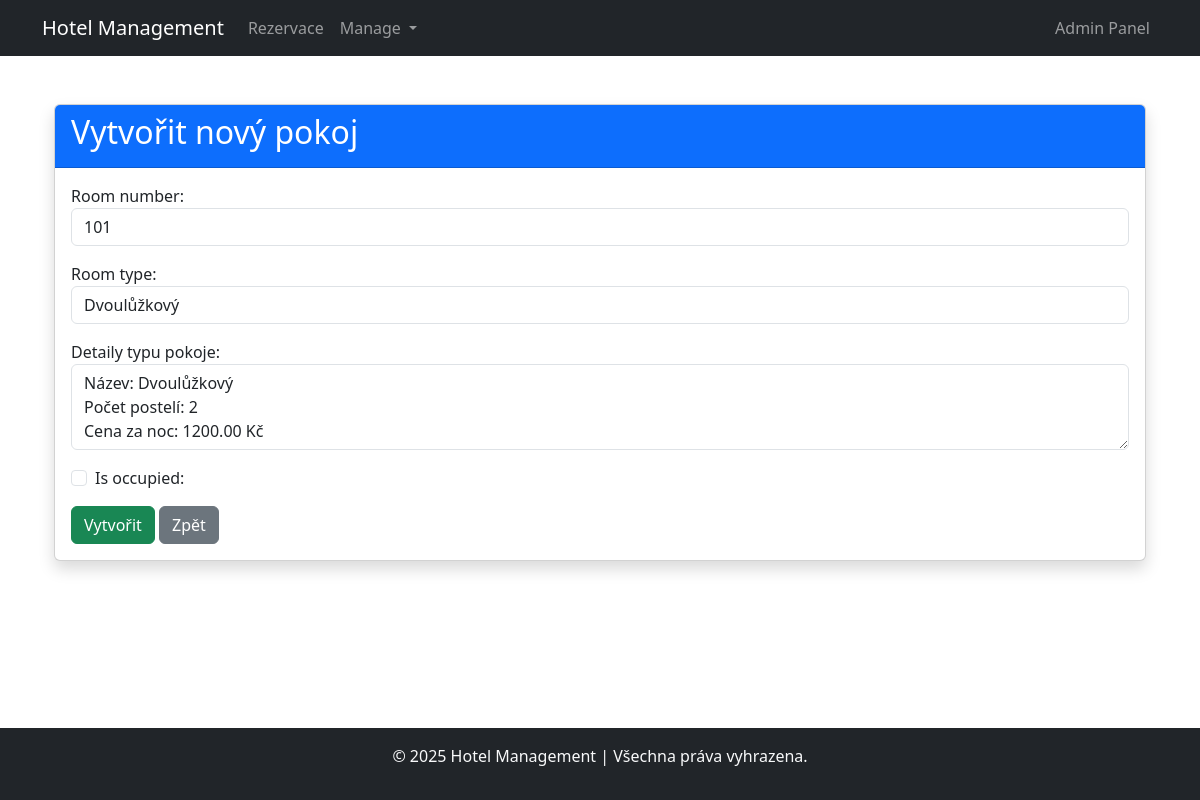
Page /room/1/update/ on the earlier database version.
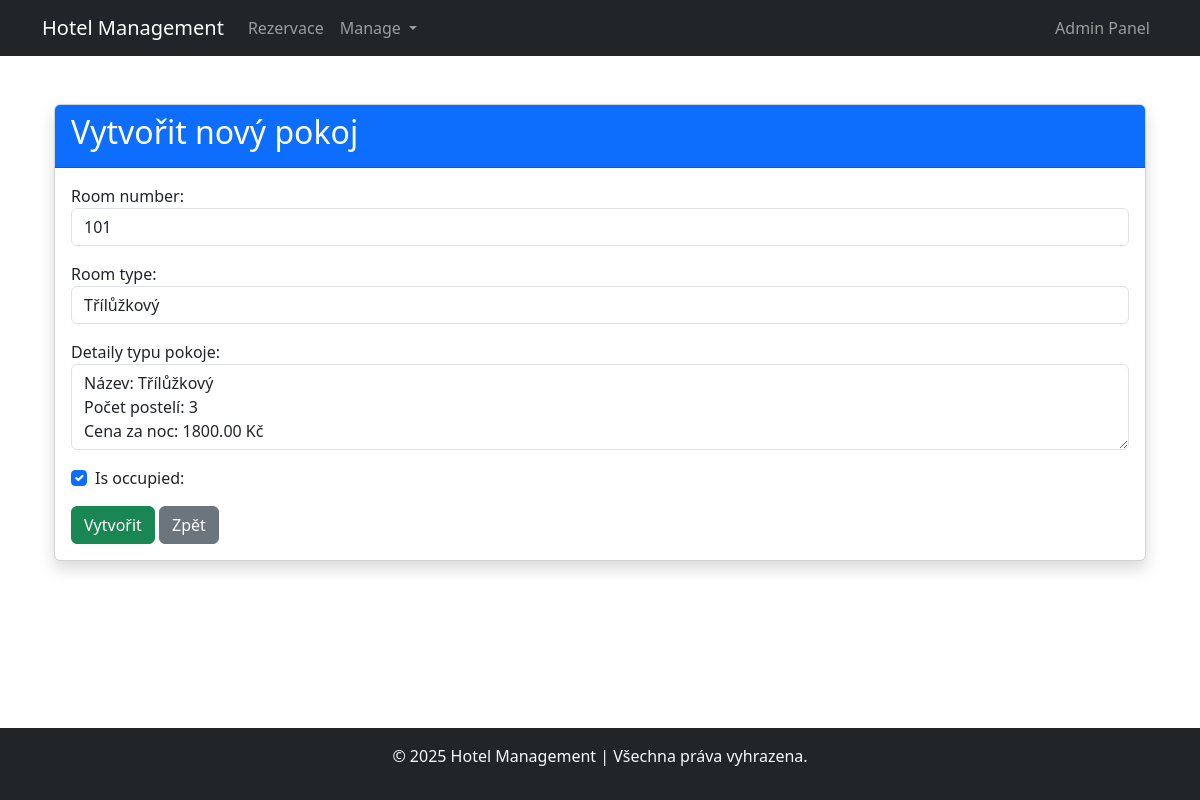
Same page on the later database version.
### blog/models.py (models this page shows, shortened)
class RoomType(models.Model):
    room_type_id = models.AutoField(primary_key=True)
    name = models.CharField(max_length=50)
    bed_count = models.IntegerField()
    price_per_night = models.DecimalField(max_digits=10, decimal_places=2)
    def __str__(self):
        return self.name

class Room(models.Model):
    room_id = models.AutoField(primary_key=True)
    room_type = models.ForeignKey(RoomType, on_delete=models.CASCADE, null=False, blank=False)
    room_number = models.CharField(max_length=10)
    is_occupied = models.BooleanField()

### blog/views.py (the view)
# urls.py: path('room/<int:room_id>/update/', views.room_update, name='room_update'),
def room_update(request, room_id):
    room = get_object_or_404(Room, pk=room_id)
    if request.method == "POST":
        form = RoomForm(request.POST, instance=room)
        if form.is_valid():
            form.save()
            return redirect('room_management')
    else:
        form = RoomForm(instance=room)
    return render(request, 'forms/room_form.html', {'form': form})

### blog/forms.py
class RoomForm(forms.ModelForm):
    class Meta:
        model = Room
        fields = ['room_type', 'room_number', 'is_occupied']

### blog/templates/forms/room_form.html (shortened to what this page needs)
{% extends 'base.html' %}
{% block content %}
<div class="container mt-4">
    <div class="card shadow">
        <div class="card-header bg-primary text-white">
            <h2>Vytvořit nový pokoj</h2>
        </div>
        <div class="card-body">
            <form method="post">
                <div class="mb-3">
                    {{ form.room_number.label_tag }}
                    {{ form.room_number }}
                </div>
                <div class="mb-3">
                    {{ form.room_type.label_tag }}
                    {{ form.room_type }}
                </div>
                <div class="mb-3">
                    {{ form.room_type_details.label_tag }}
                    {{ form.room_type_details }}
                </div>
                <div class="form-check mb-3">
                    {{ form.is_occupied }}
                    {{ form.is_occupied.label_tag }}
                </div>
                <button type="submit" class="btn btn-success">Vytvořit</button>
                <a href="{% url 'room_management' %}" class="btn btn-secondary">Zpět</a>
            </form>
        </div>
    </div>
</div>
{% endblock %}

Differences in the rows shown:
changed Room: is_occupied "☐" → "☑"
computed for RoomType: room_type "Dvoulůžkový" → "Třílůžkový"
Other differences:
form field room_type_details: "Název: Dvoulůžkový Počet postelí: 2 Cena za noc: 1200.00 Kč" → "Název: Třílůžkový Počet postelí: 3 Cena za noc: 1800.00 Kč"
